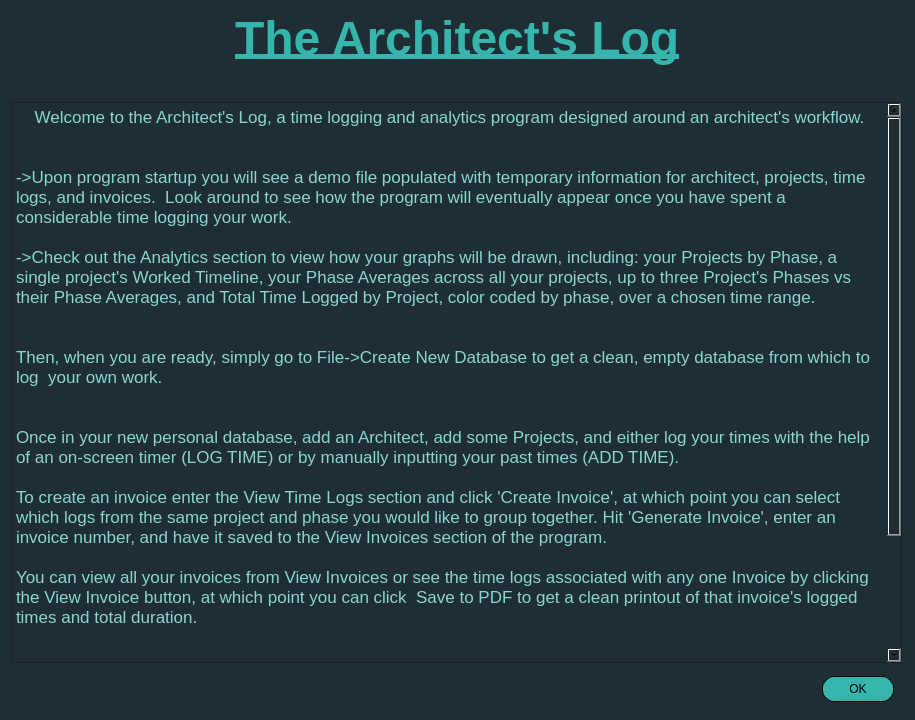
<?xml version="1.0" encoding="UTF-8"?>
<ui version="4.0">
 <class>ProgramStartupDialog</class>
 <widget class="QDialog" name="ProgramStartupDialog">
  <property name="geometry">
   <rect>
    <x>0</x>
    <y>0</y>
    <width>915</width>
    <height>712</height>
   </rect>
  </property>
  <property name="sizePolicy">
   <sizepolicy hsizetype="Fixed" vsizetype="Preferred">
    <horstretch>0</horstretch>
    <verstretch>0</verstretch>
   </sizepolicy>
  </property>
  <property name="windowTitle">
   <string>Dialog</string>
  </property>
  <property name="styleSheet">
   <string notr="true">QWidget{
	background-color: #1E2E34;
}</string>
  </property>
  <layout class="QVBoxLayout" name="verticalLayout">
   <item alignment="Qt::AlignmentFlag::AlignHCenter">
    <widget class="QLabel" name="loadDatabaseLabel">
     <property name="font">
      <font>
       <pointsize>36</pointsize>
       <bold>true</bold>
       <underline>true</underline>
      </font>
     </property>
     <property name="styleSheet">
      <string notr="true">QLabel{
	color: #35B5AC;
}</string>
     </property>
     <property name="text">
      <string>The Architect's Log</string>
     </property>
    </widget>
   </item>
   <item>
    <spacer name="verticalSpacer">
     <property name="orientation">
      <enum>Qt::Orientation::Vertical</enum>
     </property>
     <property name="sizeType">
      <enum>QSizePolicy::Policy::Fixed</enum>
     </property>
     <property name="sizeHint" stdset="0">
      <size>
       <width>10</width>
       <height>30</height>
      </size>
     </property>
    </spacer>
   </item>
   <item>
    <widget class="QTextBrowser" name="loadDatabaseWarning">
     <property name="sizePolicy">
      <sizepolicy hsizetype="Fixed" vsizetype="Fixed">
       <horstretch>0</horstretch>
       <verstretch>0</verstretch>
      </sizepolicy>
     </property>
     <property name="minimumSize">
      <size>
       <width>891</width>
       <height>561</height>
      </size>
     </property>
     <property name="styleSheet">
      <string notr="true">QTextBrowser{
	color: #89D5D2;
}</string>
     </property>
     <property name="html">
      <string>&lt;!DOCTYPE HTML PUBLIC &quot;-//W3C//DTD HTML 4.0//EN&quot; &quot;http://www.w3.org/TR/REC-html40/strict.dtd&quot;&gt;
&lt;html&gt;&lt;head&gt;&lt;meta name=&quot;qrichtext&quot; content=&quot;1&quot; /&gt;&lt;meta charset=&quot;utf-8&quot; /&gt;&lt;style type=&quot;text/css&quot;&gt;
p, li { white-space: pre-wrap; }
hr { height: 1px; border-width: 0; }
li.unchecked::marker { content: &quot;\2610&quot;; }
li.checked::marker { content: &quot;\2612&quot;; }
&lt;/style&gt;&lt;/head&gt;&lt;body style=&quot; font-family:'.AppleSystemUIFont'; font-size:13pt; font-weight:400; font-style:normal;&quot;&gt;
&lt;p align=&quot;center&quot; style=&quot; margin-top:0px; margin-bottom:0px; margin-left:0px; margin-right:0px; -qt-block-indent:0; text-indent:0px;&quot;&gt;Welcome to the Architect's Log, a time logging and analytics program designed around an architect's workflow.&lt;/p&gt;
&lt;p style=&quot;-qt-paragraph-type:empty; margin-top:0px; margin-bottom:0px; margin-left:0px; margin-right:0px; -qt-block-indent:0; text-indent:0px;&quot;&gt;&lt;br /&gt;&lt;/p&gt;
&lt;p style=&quot;-qt-paragraph-type:empty; margin-top:0px; margin-bottom:0px; margin-left:0px; margin-right:0px; -qt-block-indent:0; text-indent:0px;&quot;&gt;&lt;br /&gt;&lt;/p&gt;
&lt;p style=&quot; margin-top:0px; margin-bottom:0px; margin-left:0px; margin-right:0px; -qt-block-indent:0; text-indent:0px;&quot;&gt;-&amp;gt;Upon program startup you will see a demo file populated with temporary information for architect, projects, time logs, and invoices.  Look around to see how the program will eventually appear once you have spent a considerable time logging your work. &lt;/p&gt;
&lt;p style=&quot;-qt-paragraph-type:empty; margin-top:0px; margin-bottom:0px; margin-left:0px; margin-right:0px; -qt-block-indent:0; text-indent:0px;&quot;&gt;&lt;br /&gt;&lt;/p&gt;
&lt;p style=&quot; margin-top:0px; margin-bottom:0px; margin-left:0px; margin-right:0px; -qt-block-indent:0; text-indent:0px;&quot;&gt;-&amp;gt;Check out the Analytics section to view how your graphs will be drawn, including: your Projects by Phase, a single project's Worked Timeline, your Phase Averages across all your projects, up to three Project's Phases vs their Phase Averages, and Total Time Logged by Project, color coded by phase, over a chosen time range. &lt;/p&gt;
&lt;p style=&quot;-qt-paragraph-type:empty; margin-top:0px; margin-bottom:0px; margin-left:0px; margin-right:0px; -qt-block-indent:0; text-indent:0px;&quot;&gt;&lt;br /&gt;&lt;/p&gt;
&lt;p style=&quot;-qt-paragraph-type:empty; margin-top:0px; margin-bottom:0px; margin-left:0px; margin-right:0px; -qt-block-indent:0; text-indent:0px;&quot;&gt;&lt;br /&gt;&lt;/p&gt;
&lt;p style=&quot; margin-top:0px; margin-bottom:0px; margin-left:0px; margin-right:0px; -qt-block-indent:0; text-indent:0px;&quot;&gt;Then, when you are ready, simply go to File-&amp;gt;Create New Database to get a clean, empty database from which to log  your own work.&lt;/p&gt;
&lt;p style=&quot;-qt-paragraph-type:empty; margin-top:0px; margin-bottom:0px; margin-left:0px; margin-right:0px; -qt-block-indent:0; text-indent:0px;&quot;&gt;&lt;br /&gt;&lt;/p&gt;
&lt;p style=&quot;-qt-paragraph-type:empty; margin-top:0px; margin-bottom:0px; margin-left:0px; margin-right:0px; -qt-block-indent:0; text-indent:0px;&quot;&gt;&lt;br /&gt;&lt;/p&gt;
&lt;p style=&quot; margin-top:0px; margin-bottom:0px; margin-left:0px; margin-right:0px; -qt-block-indent:0; text-indent:0px;&quot;&gt;Once in your new personal database, add an Architect, add some Projects, and either log your times with the help of an on-screen timer (LOG TIME) or by manually inputting your past times (ADD TIME). &lt;/p&gt;
&lt;p style=&quot;-qt-paragraph-type:empty; margin-top:0px; margin-bottom:0px; margin-left:0px; margin-right:0px; -qt-block-indent:0; text-indent:0px;&quot;&gt;&lt;br /&gt;&lt;/p&gt;
&lt;p style=&quot; margin-top:0px; margin-bottom:0px; margin-left:0px; margin-right:0px; -qt-block-indent:0; text-indent:0px;&quot;&gt;To create an invoice enter the View Time Logs section and click 'Create Invoice', at which point you can select which logs from the same project and phase you would like to group together. Hit 'Generate Invoice', enter an invoice number, and have it saved to the View Invoices section of the program. &lt;/p&gt;
&lt;p style=&quot;-qt-paragraph-type:empty; margin-top:0px; margin-bottom:0px; margin-left:0px; margin-right:0px; -qt-block-indent:0; text-indent:0px;&quot;&gt;&lt;br /&gt;&lt;/p&gt;
&lt;p style=&quot; margin-top:0px; margin-bottom:0px; margin-left:0px; margin-right:0px; -qt-block-indent:0; text-indent:0px;&quot;&gt;You can view all your invoices from View Invoices or see the time logs associated with any one Invoice by clicking the View Invoice button, at which point you can click  Save to PDF to get a clean printout of that invoice's logged times and total duration.&lt;/p&gt;
&lt;p style=&quot;-qt-paragraph-type:empty; margin-top:0px; margin-bottom:0px; margin-left:0px; margin-right:0px; -qt-block-indent:0; text-indent:0px;&quot;&gt;&lt;br /&gt;&lt;/p&gt;
&lt;p style=&quot;-qt-paragraph-type:empty; margin-top:0px; margin-bottom:0px; margin-left:0px; margin-right:0px; -qt-block-indent:0; text-indent:0px;&quot;&gt;&lt;br /&gt;&lt;/p&gt;
&lt;p style=&quot; margin-top:0px; margin-bottom:0px; margin-left:0px; margin-right:0px; -qt-block-indent:0; text-indent:0px;&quot;&gt;Over time your logs will fill the Analytics section giving you a better understanding of your work history - the time spent per phase and per project.  &lt;br /&gt;&lt;/p&gt;
&lt;p style=&quot;-qt-paragraph-type:empty; margin-top:0px; margin-bottom:0px; margin-left:0px; margin-right:0px; -qt-block-indent:0; text-indent:0px;&quot;&gt;&lt;br /&gt;&lt;/p&gt;
&lt;p style=&quot; margin-top:0px; margin-bottom:0px; margin-left:0px; margin-right:0px; -qt-block-indent:0; text-indent:0px;&quot;&gt;&lt;br /&gt;&lt;/p&gt;
&lt;p align=&quot;center&quot; style=&quot; margin-top:0px; margin-bottom:0px; margin-left:0px; margin-right:0px; -qt-block-indent:0; text-indent:0px;&quot;&gt;Enjoy&lt;/p&gt;&lt;/body&gt;&lt;/html&gt;</string>
     </property>
    </widget>
   </item>
   <item alignment="Qt::AlignmentFlag::AlignRight|Qt::AlignmentFlag::AlignBottom">
    <widget class="QDialogButtonBox" name="loadDatabaseButtonBox">
     <property name="sizePolicy">
      <sizepolicy hsizetype="Fixed" vsizetype="Fixed">
       <horstretch>0</horstretch>
       <verstretch>0</verstretch>
      </sizepolicy>
     </property>
     <property name="minimumSize">
      <size>
       <width>87</width>
       <height>40</height>
      </size>
     </property>
     <property name="font">
      <font>
       <pointsize>18</pointsize>
      </font>
     </property>
     <property name="styleSheet">
      <string notr="true">QPushButton{
	border-radius: 12px;
	border: 1px solid black;
	border-style: solid;
	min-width: 50px;
	min-height: 10px;
	padding: 5px 10px;
	margin-left: 5px;
	margin-right: 10px;
	background-color: #35B5AC;
	color: black;
}

QPushButton:hover {
	background-color: #2A9089;
}

QPushButton:pressed {
	background-color: #1F6B66;
}</string>
     </property>
     <property name="orientation">
      <enum>Qt::Orientation::Horizontal</enum>
     </property>
     <property name="standardButtons">
      <set>QDialogButtonBox::StandardButton::Ok</set>
     </property>
    </widget>
   </item>
  </layout>
 </widget>
 <resources/>
 <connections>
  <connection>
   <sender>loadDatabaseButtonBox</sender>
   <signal>accepted()</signal>
   <receiver>ProgramStartupDialog</receiver>
   <slot>accept()</slot>
   <hints>
    <hint type="sourcelabel">
     <x>248</x>
     <y>254</y>
    </hint>
    <hint type="destinationlabel">
     <x>157</x>
     <y>274</y>
    </hint>
   </hints>
  </connection>
  <connection>
   <sender>loadDatabaseButtonBox</sender>
   <signal>rejected()</signal>
   <receiver>ProgramStartupDialog</receiver>
   <slot>reject()</slot>
   <hints>
    <hint type="sourcelabel">
     <x>316</x>
     <y>260</y>
    </hint>
    <hint type="destinationlabel">
     <x>286</x>
     <y>274</y>
    </hint>
   </hints>
  </connection>
 </connections>
</ui>
